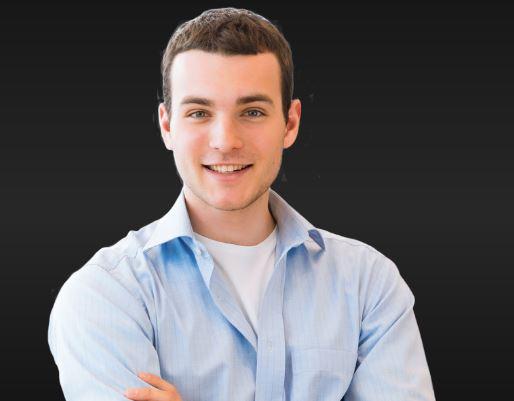
#> input picture test_image/Capture1.JPG, 514 x 401 px, found by its file name
$ python tester.py
#> lines starting #> are read from the running program, lines starting #| are printed output that depends on the picture
### facerecognitation.py
import cv2
import os
import numpy as np

def faceDetection(test_img):
    gray_img=cv2.cvtColor(test_img,cv2.COLOR_BGR2GRAY)
    face_haar_cascade=cv2.CascadeClassifier('C:/Users/a/Desktop/face rec/haar/haarcascade_frontalface_default.xml')
    faces=face_haar_cascade.detectMultiScale(gray_img,scaleFactor=1.32,minNeighbors=6)
    return faces,gray_img

def labels_for_training_data(directory):
    faces=[]
    faceID=[]

    for path,subdirnames,filenames in os.walk(directory):
        for filename in filenames:
            if filename.startswith('.'):
                print("skipping)")
                continue
            id=os.path.basename(path)
            img_path=os.path.join(path,filename)
            print("img_path",img_path)
            print("id:",id)
            test_img=cv2.imread(img_path)
            if test_img is None:
                print("image is not loaded properly")
                continue
            faces_rect,gray_img=faceDetection(test_img)
            if len(faces_rect)!=1:
                continue
            (x,y,w,h)=faces_rect[0]
            roi_gray=gray_img[y:y+w,x:x+h]
            faces.append(roi_gray)
            faceID.append(int(id))
            return faces,faceID


def train_classifier(faces,faceID):
    face_recoginzer=cv2.LBPHFaceRecognizer_Create()
    face_recoginzer.train(faces,np.array(faceID))
    return face_recoginzer

def draw_rect(test_img,face):
    (x,y,w,h)=face
    cv2.rectangle(test_img,(x,y),(x+w,y+h),(255,0,0),thickness=5)

def put_text(test_img,text,x,y):
    cv2.putText(test_img,text,(x,y),cv2.FONT_HERSHEY_DUPLEX,5,(255,0,0),5)


### tester.py
import cv2
import numpy as np
import os
import facerecognitation as fr

test_img = cv2.imread('C:/Users/a/Desktop/face rec/test_image/capture1.jpg')
#> test_img is the input picture: shape (401, 514, 3); mean B, G, R 96, 94, 97.7
faces_detected,gray_img=fr.faceDetection(test_img)
#> in faceDetection, `gray_img=cv2.cvtColor(test_img,cv2.COLOR_BGR2GRAY)`:
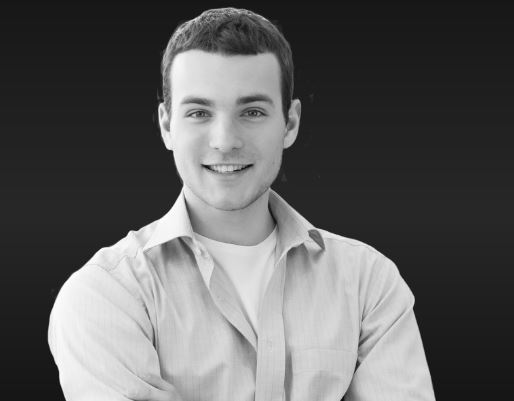
#> gray_img: shape (401, 514); min 7, max 255, mean 95.3
#> in faceDetection, `faces=face_haar_cascade.detectMultiScale(gray_img,scaleFactor=1.32,min..`: faces = [[152, 56, 148, 148]]
#> faces_detected = [[152, 56, 148, 148]]
print("faces_detected : ",faces_detected)
#| faces_detected :  [[152  56 148 148]]

# [7 lines of commented-out code are left out]

face,faceID=fr.labels_for_training_data('C:/Users/a/Desktop/face rec/training')
#> pass 2 of the loop in labels_for_training_data, `for path,subdirnames,filenames in os.walk(directory):`:
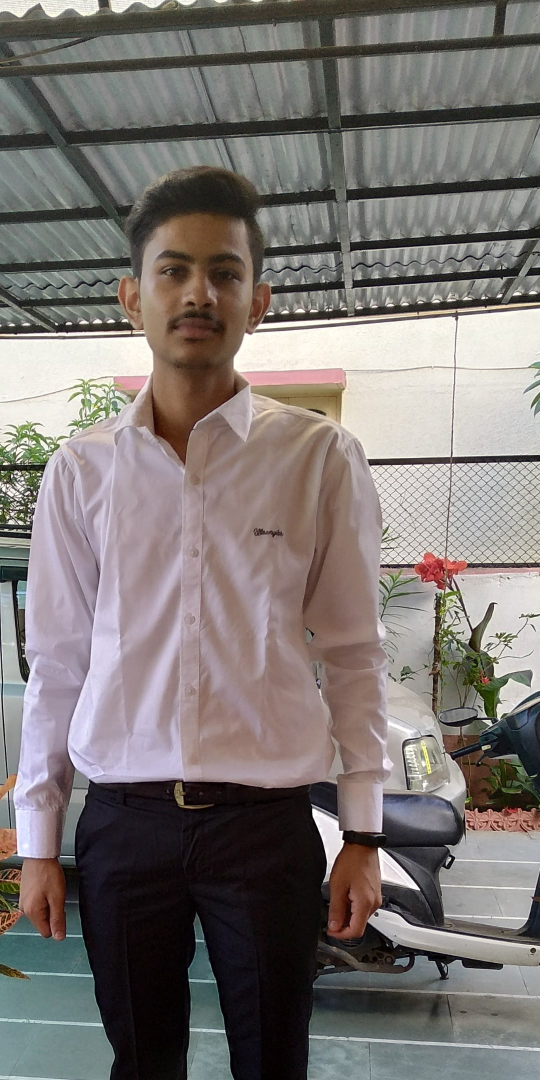
#> input picture training/0/karan1.jpg, 1080 x 2160 px (shown at 1/2 size)
#> in labels_for_training_data, test_img is the input picture: shape (2160, 1080, 3); mean B, G, R 115.8, 118.5, 124.6
#> in faceDetection (call 2), `gray_img=cv2.cvtColor(test_img,cv2.COLOR_BGR2GRAY)`:
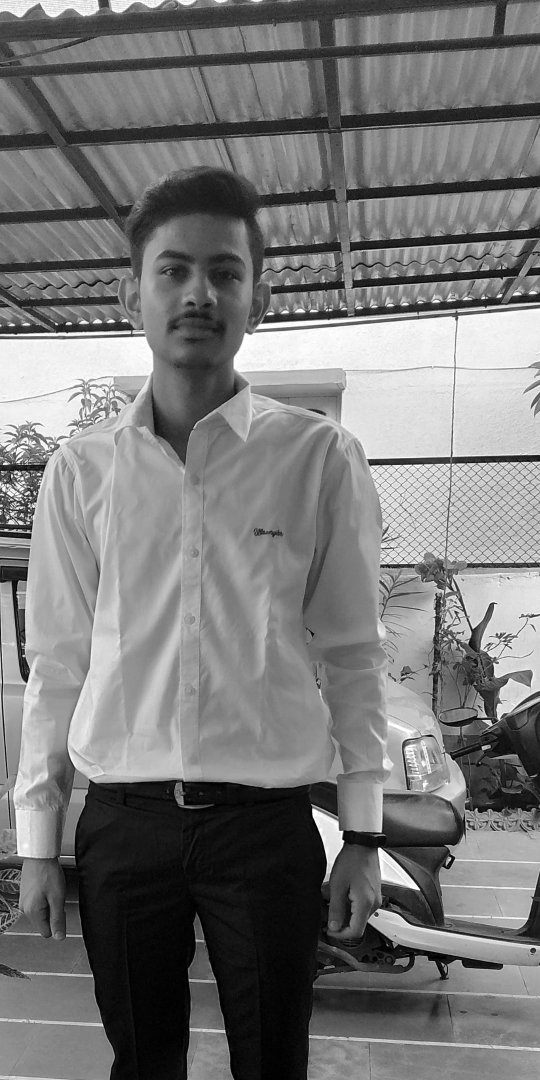
#> gray_img: shape (2160, 1080) (shown at 1/2 size); min 0, max 255, mean 120
#> faces = [[253, 440, 279, 279]]
#> x = 253; y = 440; w = 279
#> in labels_for_training_data, `roi_gray=gray_img[y:y+w,x:x+h]`:
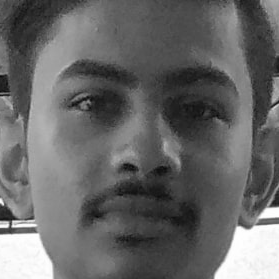
#> roi_gray: shape (279, 279); min 8, max 254, mean 103.3
#> face = 1 item; faceID = [0]
#> (the run stopped early here; a loop or call above may not have finished)
